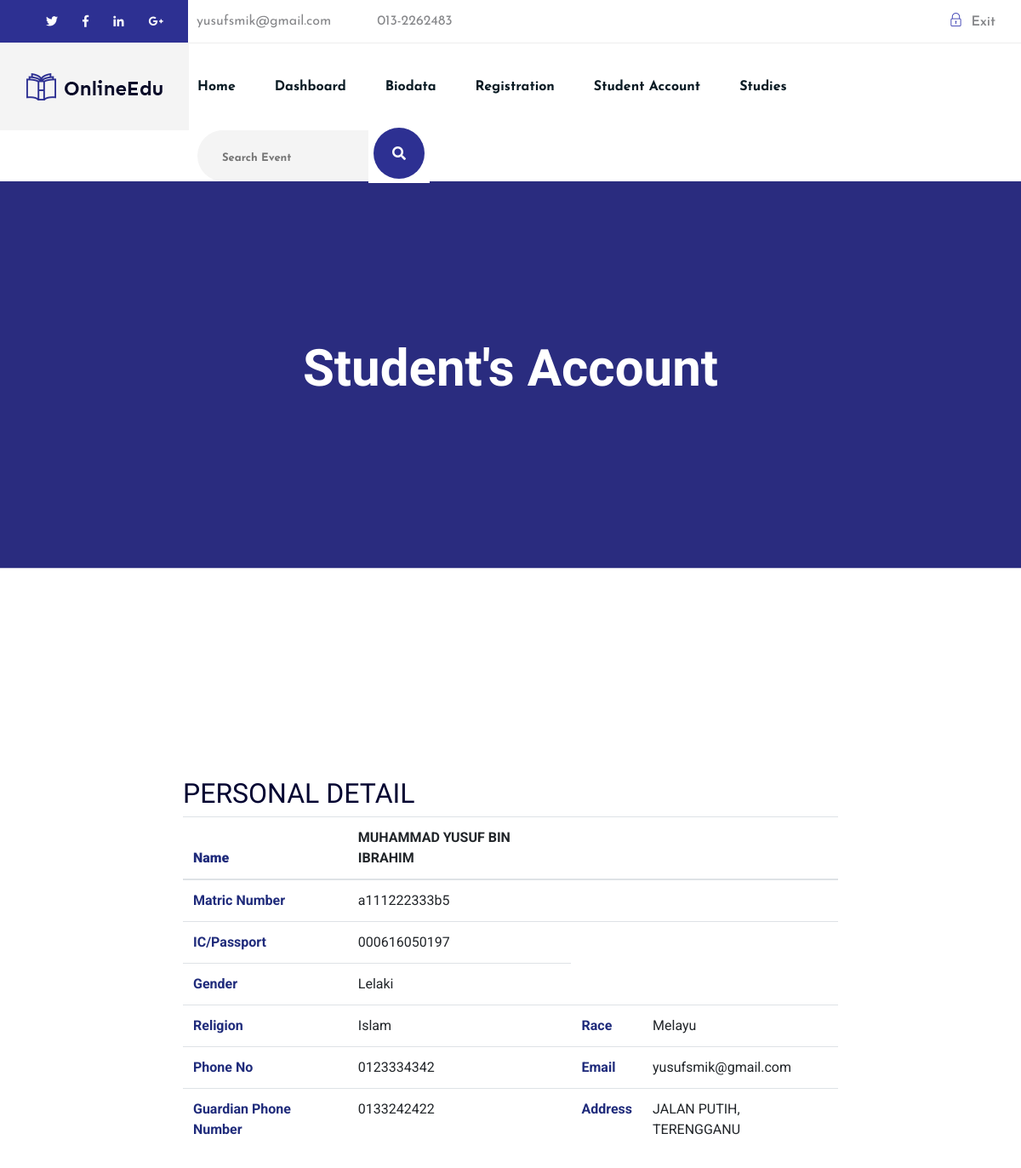
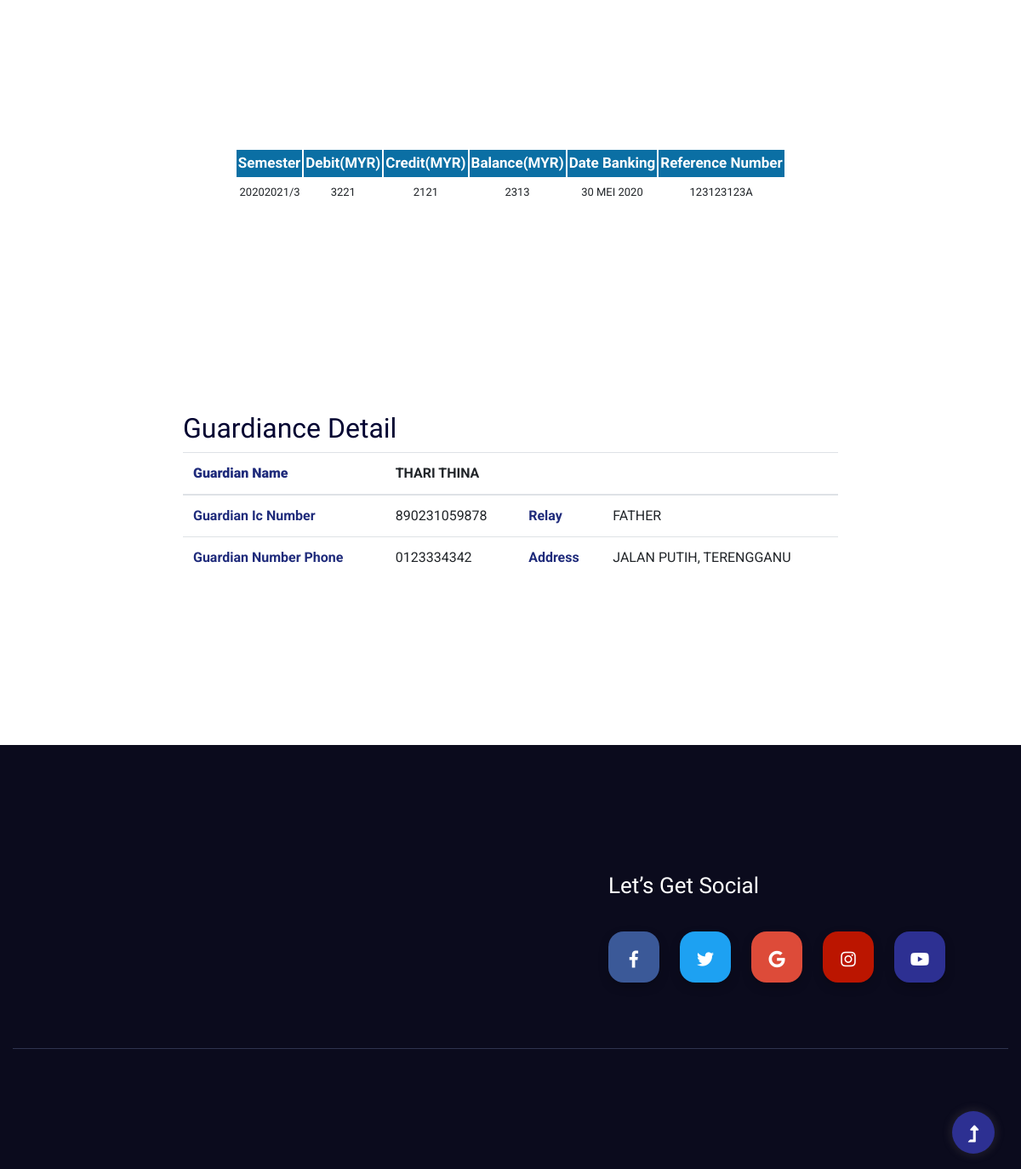
Page /Account.php on the committed database (2 pictures, top to bottom).
### tables this page shows
CREATE TABLE `PersonalInfo` (
  `id` int(60) NOT NULL,
  `StudentName` varchar(255) NOT NULL,
  `MatricNo` varchar(60) NOT NULL,
  `IcNo` varchar(50) NOT NULL,
  `Gender` varchar(10) NOT NULL,
  `Religion` varchar(30) NOT NULL,
  `Race` varchar(30) NOT NULL,
  `Email` varchar(50) NOT NULL,
  `GuardianPhone` varchar(30) NOT NULL,
  `NumPhone` varchar(30) NOT NULL,
  `Address` varchar(30) NOT NULL
);

CREATE TABLE `Guardiance` (
  `id` int(60) NOT NULL,
  `IcNoGuardian` varchar(60) NOT NULL,
  `GuardianName` varchar(60) NOT NULL,
  `Relay` varchar(50) NOT NULL,
  `NumPhone` varchar(30) NOT NULL,
  `Address` varchar(255) NOT NULL,
  `MatricNo` varchar(60) NOT NULL
);

CREATE TABLE `Financial` (
  `id` int(60) NOT NULL,
  `MatricNo` varchar(30) NOT NULL,
  `Semester` varchar(30) NOT NULL,
  `DateBanking` varchar(30) NOT NULL,
  `RefNo` varchar(50) NOT NULL,
  `Credit` varchar(50) NOT NULL,
  `Debit` varchar(30) NOT NULL,
  `Balance` varchar(30) NOT NULL
);

### Account.php (the view, shortened to what this page needs)
<?php
    $con = mysqli_connect("localhost", "id15158503_mama1", "!havj&ER[pK<Hy)8","id15158503_mama") or die("Error connecting to database: ".mysqli_error());
    $sql ="SELECT * FROM PersonalInfo INNER JOIN Financial INNER JOIN Guardiance ON PersonalInfo.MatricNo =Financial.MatricNo = Guardiance.MatricNo";
    $result = mysqli_query($con,$sql)or die(mysqli_error());
     $row = mysqli_fetch_assoc($result);
?>
<!doctype html>
<html class="no-js" lang="zxx">
<head>
	<link rel="stylesheet" href="assets/css/bootstrap.min.css">
	<link rel="stylesheet" href="assets/css/owl.carousel.min.css">
	<link rel="stylesheet" href="assets/css/slicknav.css">
    <link rel="stylesheet" href="assets/css/flaticon.css">
    <link rel="stylesheet" href="assets/css/gijgo.css">
	<link rel="stylesheet" href="assets/css/animate.min.css">
	<link rel="stylesheet" href="assets/css/magnific-popup.css">
	<link rel="stylesheet" href="assets/css/fontawesome-all.min.css">
	<link rel="stylesheet" href="assets/css/themify-icons.css">
	<link rel="stylesheet" href="assets/css/slick.css">
	<link rel="stylesheet" href="assets/css/nice-select.css">
	<link rel="stylesheet" href="assets/css/style.css">
</head>
<body>
  <header>
        <div class="header-area">
            <div class="main-header ">
                <div class="header-top d-none d-lg-block">
                    <div class="header-left-social">
                        <ul class="header-social">
                            <li><a href="https://twitter.com/k_t_darulnaim?lang=en"><i class="fab fa-twitter"></i></a></li>
                            <li><a href="https://www.facebook.com/KolejTeknologiDarulnaim/"><i class="fab fa-facebook-f"></i></a></li>
                            <li><a href="https://my.linkedin.com/in/ilyasak-ahmad-a4896888?trk=pub-pbmap"><i class="fab fa-linkedin-in"></i></a></li>
                            <li><a href="https://sites.google.com/ktd.edu.my/jabatanpendaftar/home"><i class="fab fa-google-plus-g"></i></a></li>
                        </ul>
                    </div>
                    <div class="container">
                        <div class="col-xl-12">
                            <div class="row d-flex justify-content-between align-items-center">
                                <div class="header-info-left">
                                    <ul>
                                        <li>yusufsmik@gmail.com</li>
                                        <li>013-2262483</li>
                                    </ul>
                                </div>
                                <div class="header-info-right">
                                    <ul>
                                        <li><a href="logout.php"><i class="ti-lock"></i>Exit</a></li>
                                    </ul>
                                </div>
                            </div>
                        </div>
                    </div>
                </div>
                <div class="header-bottom header-sticky">
                    <div class="logo d-none d-lg-block">
                        <a href="index.html"><img src="assets/img/logo/logo.png" alt=""></a>
                    </div>
                    <div class="container">
                        <div class="menu-wrapper">
                           <div class="main-menu d-none d-lg-block">
                                <nav>
                                    <ul id="navigation">
                                        <li><a href="index.html">Home</a></li>
                                        <li><a href="dashboard.php">Dashboard</a></li>
                                        <li><a href="biodata.php">Biodata</a></li>
                                        <li><a href="Registration.php">Registration</a></li>
										<li><a href="Account.php">Student Account</a></li>
                                        <li><a >Studies</a>
                                        </li>
                                    </ul>
                                </nav>
                            </div>
                            <div class="header-search d-none d-lg-block">
                               <form action="search.php" class="form-box f-right " method="GET">
                                    <input type="text" name="query" placeholder="Search Event">
                                    <div class="search-icon">
                                        <button class="btn2" type="submit" value="search"><i class="fas fa-search special-tag" ></i></button>
                                    </div>
                                </form>
                            </div>
                        </div>
                        <div class="col-12">
                        </div>
                    </div>
                </div>
            </div>
        </div>
    </header>
    <main>
        <div class="slider-area">
            <div class="slider-height2 d-flex align-items-center">
                <div class="container">
                    <div class="row">
                        <div class="col-xl-12">
                            <div class="hero-cap hero-cap2 text-center">
                                <h2>Student's Account</h2>
                            </div>
                        </div>
                    </div>
                </div>
            </div>
        </div>
         <div class="about-details section-padding30">
            <div class="container">
                <div class="row justify-content-center">
                    <div class="col-lg-8">
                            <h2>PERSONAL DETAIL</h2>
      <div class="table-responsive">
        <table class="table ">
          <thead>
            <tr>
              <th><b>Name</b></th>
              <th> <?php echo $row["StudentName"];?></th>
              <th></th>
              <th></th>
            </tr>
          </thead>
                  <tbody>
            <tr>
              <td><b>Matric Number</b></td>
              <td> <?php echo $row["MatricNo"];?></td>
              <td></td>
              <td></td>
            </tr>
            <tr>
              <td><b>IC/Passport</b></td>
              <td><?php echo $row["IcNo"];?></td>
              <td></td>
              <td></td>
            </tr>
            <tr>
              <td><b>Gender</b></td>
              <td> <?php echo $row["Gender"];?></td>
            </tr>
            <tr>
              <td><b>Religion</b></td>
              <td> <?php echo $row["Religion"];?></td>
              <td><b>Race</b></td>
              <td> <?php echo $row["Race"];?></td>
            </tr>
            <tr>
              <td><b>Phone No</b></td>
              <td> <?php echo $row["NumPhone"];?></td>
              <td><b>Email</b></td>
              <td> <?php echo $row["Email"];?></td>
            </tr>
            <tr>
              <td><b>Guardian Phone Number</b></td>
              <td><?php echo $row["GuardianPhone"];?></td>
              <td><b>Address</b></td>
              <td><?php echo $row["Address"];?></td>
            </tr>
          </tbody>
        </table>
      </div>
									</main>
<table class="paleBlueRows" align="center">
<thead>
<tr>
<th>Semester</th>
<th>Debit(MYR)</th>
<th>Credit(MYR)</th>
<th>Balance(MYR)</th>
<th>Date Banking</th>
<th>Reference Number</th>
</tr>
</thead>
<tbody align="center">
<tr>
<td>20202021/3</td>
<td><?php echo $row["Debit"];?></td>
<td><?php echo $row["Credit"];?></td>
<td><?php echo $row["Balance"];?></td>
<td><?php echo $row["DateBanking"];?></td>
<td><?php echo $row["RefNo"];?></td>
</tr>
</tbody>
</table>
            <div class="about-details section-padding30">
            <div class="container">
                <div class="row justify-content-center">
                    <div class="col-lg-8">
                            <h2>Guardiance Detail</h2>
      <div class="table-responsive">
        <table class="table ">
          <thead>
            <tr>
              <th><b>Guardian Name</b></th>
              <th><?php echo $row["GuardianName"];?></th>
              <th></th>
              <th></th>
            </tr>
          </thead>
                  <tbody>
            <tr>
              <td><b>Guardian Ic Number </b></td>
              <td> <?php echo $row["IcNoGuardian"];?></td>
              <td><b>Relay</b></td>
              <td><?php echo $row["Relay"];?></td>
            </tr>
            <tr>
              <td><b>Guardian Number Phone</b></td>
              <td><?php echo $row["NumPhone"];?></td>
              <td><b>Address</b></td>
              <td> <?php echo $row["Address"];?></td>
            </tr>
          </tbody>
        </table>
      </div>
								</div>
							</div>
                        </div>
                    </div>
    <footer>
        <div class="footer-area footer-bg">
            <div class="container">
                <div class="footer-top footer-padding">
                    <div class="footer-heading">
                        <div class="row justify-content-between">
                            <div class="col-xl-6 col-lg-7 col-md-10">
                            </div>
                            <div class="col-xl-5 col-lg-5">
                                <div class="footer-tittle2">
                                    <h4>Let’s Get Social</h4>
                                </div>
                                <div class="footer-social">
                                    <a href="https://www.facebook.com/KolejTeknologiDarulnaim/"><i class="fab fa-facebook-f"></i></a>
                                    <a href="https://twitter.com/k_t_darulnaim?lang=en"><i class="fab fa-twitter"></i></a>
                                    <a href="https://sites.google.com/ktd.edu.my/jabatanpendaftar/home"><i class="fab fa-google"></i></a>
                                    <a href="https://www.instagram.com/kolej_teknologi_darulnaim/"><i class="fab fa-instagram"></i></a>
                                    <a href="https://www.youtube.com/channel/UCWVuHuQBlqkFhbeOAQNyfYg"><i class="fab fa-youtube"></i></a>
                                  </div>
                            </div>
                        </div>
                    </div>
                <div class="footer-bottom">
                    <div class="row d-flex align-items-center">
                        <div class="col-lg-12">
                        </div>
                    </div>
                </div>
            </div>
        </div>
    </footer>
    <div id="back-top" >
        <a title="Go to Top" href="#"> <i class="fas fa-level-up-alt"></i></a>
    </div>
    </body>
</html>

### rows in the picture
personalinfo: StudentName "MUHAMMAD YUSUF BIN IBRAHIM", IcNo "000616050197", Gender "Lelaki", Religion "Islam", Race "Melayu", Email "yusufsmik@gmail.com", GuardianPhone "0133242422"
guardiance: MatricNo "a111222333b5", NumPhone "0123334342", Address "JALAN PUTIH, TERENGGANU", GuardianName "THARI THINA", IcNoGuardian "890231059878", Relay "FATHER"
financial: Debit "3221", Credit "2121", Balance "2313", DateBanking "30 MEI 2020", RefNo "123123123A"
